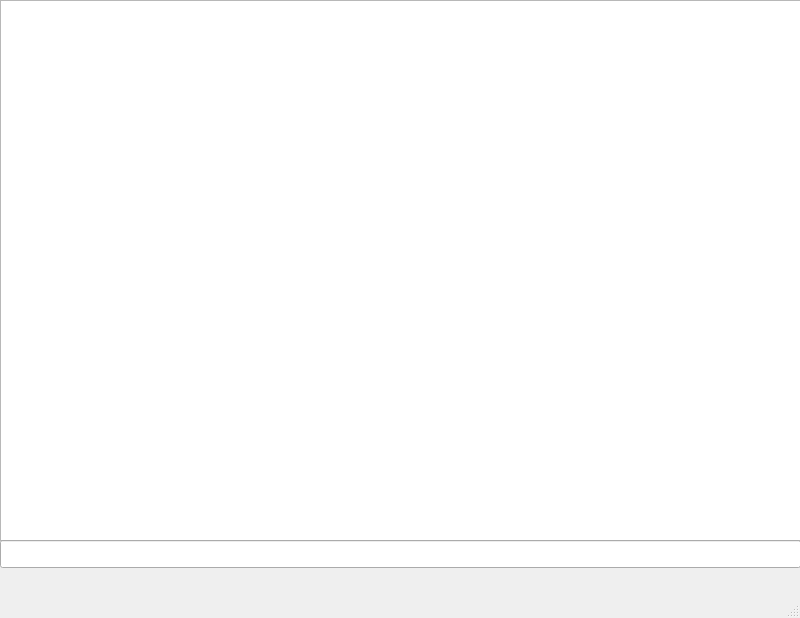
<?xml version="1.0" encoding="UTF-8"?>
<ui version="4.0">
 <class>MainWindow</class>
 <widget class="QMainWindow" name="MainWindow">
  <property name="geometry">
   <rect>
    <x>0</x>
    <y>0</y>
    <width>800</width>
    <height>618</height>
   </rect>
  </property>
  <property name="windowTitle">
   <string>MainWindow</string>
  </property>
  <widget class="QWidget" name="centralwidget">
   <widget class="QGraphicsView" name="graphicsView">
    <property name="geometry">
     <rect>
      <x>0</x>
      <y>0</y>
      <width>801</width>
      <height>541</height>
     </rect>
    </property>
   </widget>
   <widget class="QLineEdit" name="lineEdit">
    <property name="geometry">
     <rect>
      <x>0</x>
      <y>540</y>
      <width>801</width>
      <height>28</height>
     </rect>
    </property>
   </widget>
  </widget>
  <widget class="QMenuBar" name="menubar">
   <property name="geometry">
    <rect>
     <x>0</x>
     <y>0</y>
     <width>800</width>
     <height>25</height>
    </rect>
   </property>
  </widget>
  <widget class="QStatusBar" name="statusbar"/>
 </widget>
 <resources/>
 <connections/>
</ui>
